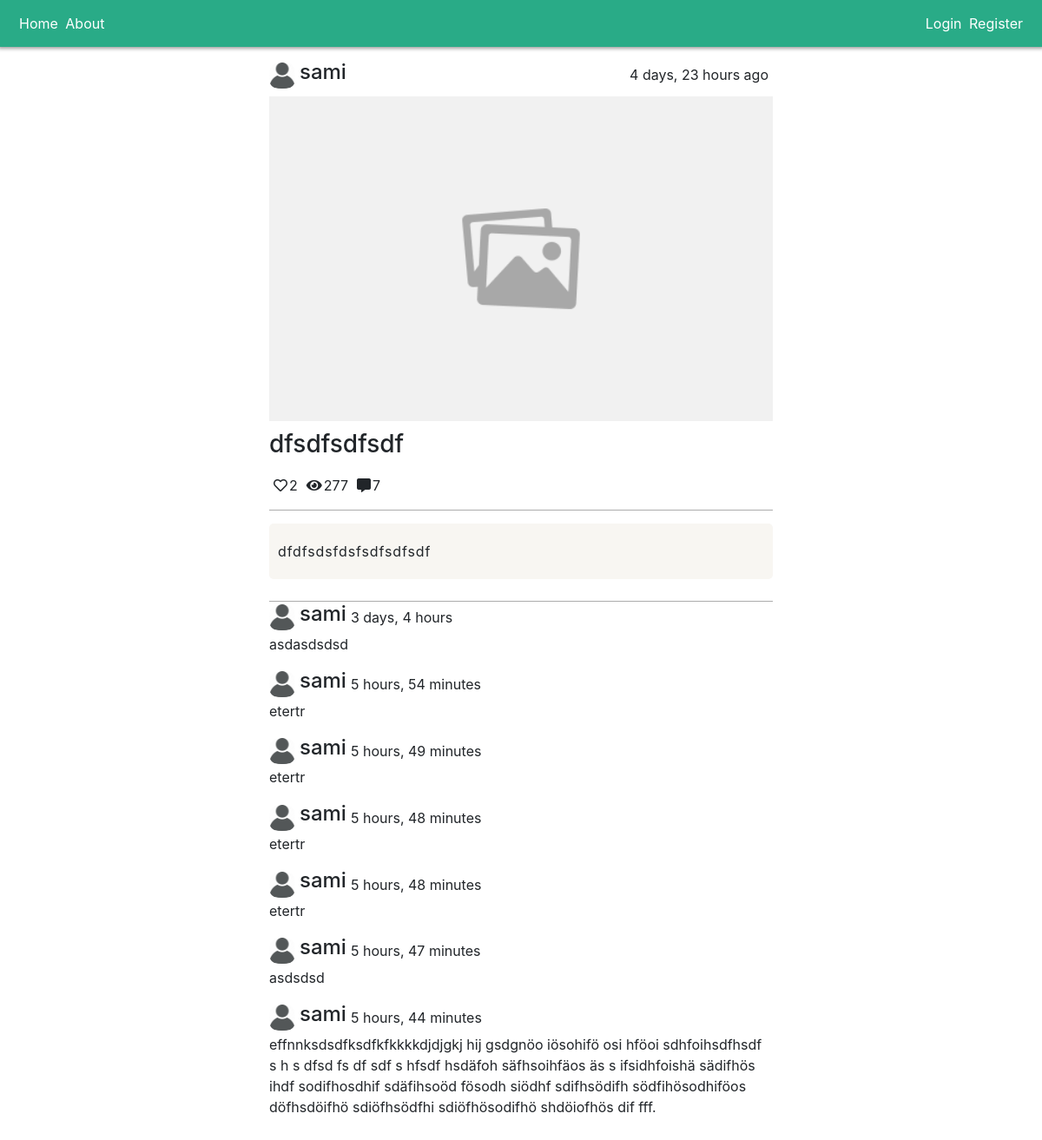
Page /post_detail/6/ on the committed database.
### BLOG/models.py (models this page shows, shortened)
class Post(models.Model):
  title=models.CharField(max_length=75)
  content=models.TextField(max_length=10000)
  image=models.ImageField(upload_to="post_pics", blank=True, default="post_pics/default_post.png")
  post_date=models.DateTimeField(auto_now_add=True)
  views=models.IntegerField(default=0)
  likes=models.ManyToManyField(User)
  publisher = models.ForeignKey(User,on_delete=models.CASCADE, default=None, related_name="publisher")
  status=models.CharField(max_length=30, choices=(("1","Draft"),("2","Published")),default=("1","Draft"))
  category=models.CharField(max_length=30,choices=(("1","Software Engineering"),("2","Comedy"),("3","News"),("4","Informative")), default=("5","Personal"))

class User(AbstractUser):
  profile_pic =models.ImageField(upload_to="profile_pics", default="profile_pics/default_profile.png", blank=True)
  date_joined = models.DateTimeField(auto_now_add=True)
  bio = models.TextField(max_length=2000, default="My bio")

class Comment(models.Model):
  publisher=models.ForeignKey(User,on_delete=models.CASCADE, default=None, related_name="comments")
  connected_post=models.ForeignKey(Post,on_delete=models.CASCADE, default=None, related_name="comments")
  content=models.TextField(max_length=2000)
  post_date=models.DateTimeField(auto_now_add=True)

### BLOG/views.py (the view, shortened to what this page needs)
# urls.py: path('post_detail/<int:id>/', post_detail, name="post_detail"),
def post_detail(request, id):
  form=CommentForm()
  post=Post.objects.get(id=id)
  if request.method=="GET":
    post.views=post.views+1
    post.save()
  context={
    "post":post,
    "form":form,
  }
  return render(request,'BLOG/post_detail.html', context)

### BLOG/templates/BLOG/post_detail.html (shortened to what this page needs)
{% extends 'BLOG/BASE.html' %}
{% block content %}
{% load crispy_forms_tags %}
<div class="post-detail-mainContainer"><div class="post-detail-container">
  <div class="blog-detail-profile-and-date">
    <div class="details-profile-and-name-container">
      <img class="img" style="border-radius: 10px;" src="/media/{{post.publisher.profile_pic}}" alt="publisher pic" width="30px">
      <h4 style="margin-left: 5px;">{{post.publisher.username}}</h4>
    </div>
    <p style="margin: 0; padding: 5px;">{{post.post_date | timesince}} ago</p>
  </div>
  <div><img style="width: 100%;" src="/media/{{post.image}}" alt="blog img"></div>
  <h3 style="padding: 10px 0;">{{post.title}}</h3>
  <div class="Blog-likes-comments-views-container">
    <div class="Blog-likes-comments-views"><i class="far fa-heart"></i>
      <p>{{post.likes.count}}</p></div>
    <div class="Blog-likes-comments-views"><i class="fas fa-eye"></i>
    <p>{{post.views}}</p></div>
  <div class="Blog-likes-comments-views"><i class="fas fa-comment-alt"></i>
    <p>{{post.comments.count}}</p></div>
  </div>
  <div style="border-bottom: 1px solid rgba(0, 0, 0, 0.325); margin-bottom: 10px;"></div>
  <div class="post-detail-content-container">{{post.content}}</div>
  <div style="border-top: 1px solid rgba(0, 0, 0, 0.325); margin-top: 15px;">
    {% for comment in post.comments.all %}
      <div class="details-comment">
        <div class="details-profile-and-name-container">
          <img class="img" style="border-radius: 10px;" src="/media/{{comment.publisher.profile_pic}}" alt="comment publisher pic" width="30px">
          <h4 style="margin-left: 5px;">{{comment.publisher.username}}</h4>
          <p style="padding: 5px; margin: 0;">{{comment.post_date | timesince}}</p>
        </div>
        <p>{{comment.content}}</p>
      </div>
    {% endfor %}
  </div>
</div>
{% endblock content %}

### BLOG/static/css/base.css (style rules this page uses)
.Blog-likes-comments-views-container { display: flex; flex-flow: nowrap row; width: 100%; }
.Blog-likes-comments-views { display: flex; flex-flow: row nowrap; margin: 0 5px; align-items: baseline; }
.Blog-likes-comments-views > p { margin-left: 2px; }
.post-detail-container { display: flex; flex-flow: nowrap column; padding: 10px; max-width: 600px; }
.post-detail-mainContainer { display: flex; justify-content: center; }
.blog-detail-profile-and-date { display: flex; padding: 5px 0; user-select: none; -moz-user-select: none; flex-flow: row wrap; justify-content: space-between; }
.details-profile-and-name-container { display: flex; flex-flow: nowrap row; align-items: center; }
.post-detail-content-container { margin: 5px 0 10px; background-color: rgb(248, 246, 242); padding: 20px 10px; border-radius: 5px; letter-spacing: 0.9px; }

### rows in the picture
Post: publisher.profile_pic (placeholder picture), publisher.username "sami", post_date "4 days, 23 hours", image (placeholder picture), title "dfsdfsdfsdf", likes.count "2", views "277", comments.count "7", content "dfdfsdsfdsfsdfsdfsdf"
Comment: publisher.profile_pic (placeholder picture), publisher.username "sami", post_date "3 days, 4 hours", content "asdasdsdsd"
Comment: publisher.profile_pic (placeholder picture), publisher.username "sami", post_date "5 hours, 54 minutes", content "etertr"
Comment: publisher.profile_pic (placeholder picture), publisher.username "sami", post_date "5 hours, 49 minutes", content "etertr"
Comment: publisher.profile_pic (placeholder picture), publisher.username "sami", post_date "5 hours, 48 minutes", content "etertr"
Comment: publisher.profile_pic (placeholder picture), publisher.username "sami", post_date "5 hours, 48 minutes", content "etertr"
Comment: publisher.profile_pic (placeholder picture), publisher.username "sami", post_date "5 hours, 47 minutes", content "asdsdsd"
Comment: publisher.profile_pic (placeholder picture), publisher.username "sami", post_date "5 hours, 44 minutes", content "effnnksdsdfksdfkfkkkkdjdjgkj hij gsdgnöo iösohifö osi hföoi sdhfoihsdfhsdf s h s dfsd fs df sdf s hfsdf hsdäfoh säfhsoihfäos äs s ifsidhfoishä sädifhös ihdf sodifhosdhif sdäfihsoöd fösodh siödhf sdifhsödifh södfihösodhiföos döfhsdöifhö sdiöfhsödfhi sdiöfhösodifhö shdöiofhös dif fff."
